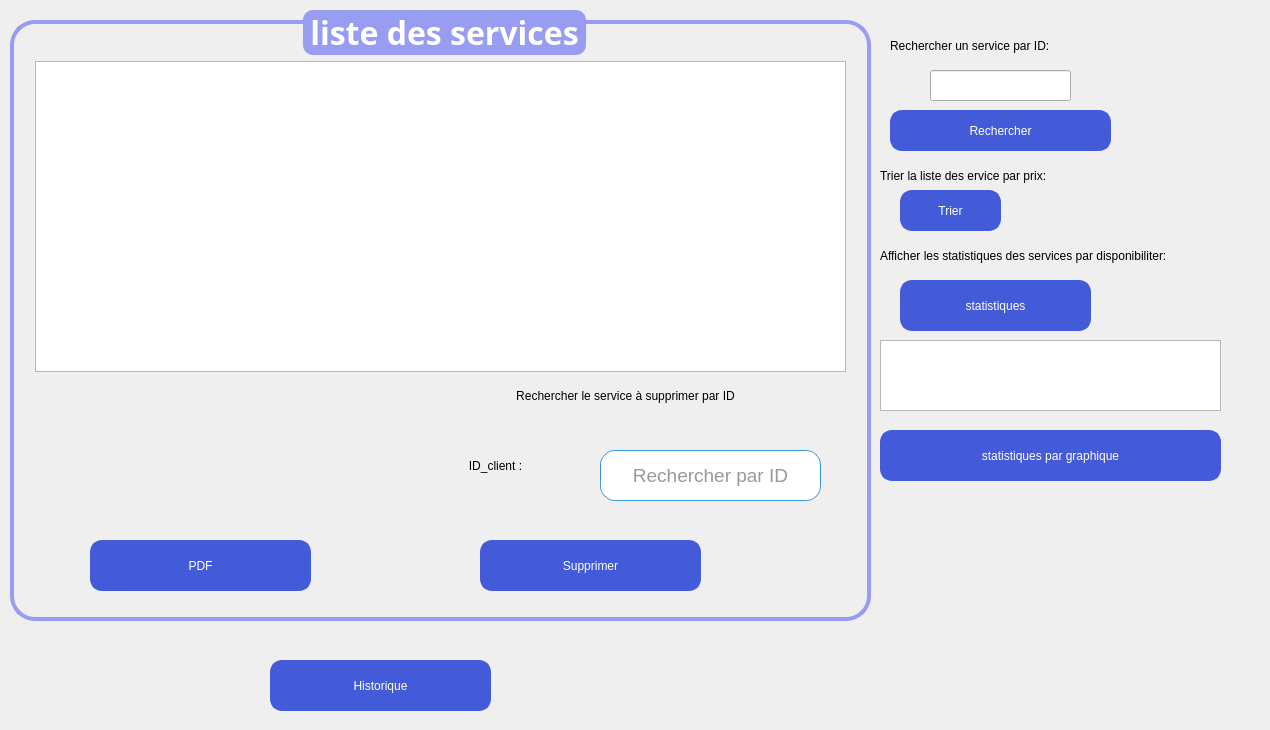
    <widget class="QWidget" name="afficher">
     <attribute name="title">
      <string>Liste</string>
     </attribute>
     <widget class="QGroupBox" name="groupBox_2">
      <property name="geometry">
       <rect>
        <x>10</x>
        <y>10</y>
        <width>861</width>
        <height>611</height>
       </rect>
      </property>
      <property name="font">
       <font>
        <family>Trebuchet MS</family>
        <pointsize>24</pointsize>
        <bold>true</bold>
       </font>
      </property>
      <property name="styleSheet">
       <string notr="true">/* Style de base pour la QGroupBox */
QGroupBox {
    border: 4px solid #999DF2; /* Bordure de la même couleur que le fond du titre */
    border-radius: 25px; /* Coins arrondis */
    margin-top: 10px; /* Marge en haut */
}

/* Style du titre de la QGroupBox */
QGroupBox::title {
    subcontrol-origin: margin;
    subcontrol-position: top center;
    padding: 0 3px;
    background-color: #999DF2; /* Fond remplacé par #999DF2 */
    color: #ffffff; /* Texte blanc pour le titre */
    border-radius: 10px; /* Coins arrondis du titre */
}

/* Style des QLabel à l'intérieur de la QGroupBox */
QLabel {
    color: #000000; /* Couleur du texte */
}

/* Style des QRadioButton à l'intérieur de la QGroupBox */
QRadioButton {
    color: #333333; /* Couleur du texte */
}

/* Style des QComboBox à l'intérieur de la QGroupBox */
QComboBox {
    background-color: #ffffff; /* Fond blanc */
    color: #333333; /* Couleur du texte */
    border: 1px solid #3498db; /* Bordure bleue */
    border-radius: 3px; /* Coins arrondis */
    padding: 2px; /* Espacement interne */
}

/* Style des QLineEdit à l'intérieur de la QGroupBox */
QLineEdit {
    background-color: #ffffff; /* Fond blanc */
    color: #333333; /* Couleur du texte */
    border: 1px solid #3498db; /* Bordure bleue */
    border-radius: 3px; /* Coins arrondis */
    padding: 2px; /* Espacement interne */
}

/* Style des QSpinBox à l'intérieur de la QGroupBox */
QSpinBox {
    background-color: #ffffff; /* Fond blanc */
    color: #333333; /* Couleur du texte */
    border: 1px solid #3498db; /* Bordure bleue */
    border-radius: 3px; /* Coins arrondis */
    padding: 2px; /* Espacement interne */
}

/* Style général pour les widgets lorsqu'ils sont désactivés */
QWidget:disabled {
    background-color: #f0f0f0; /* Fond gris clair pour les widgets désactivés */
    color: #a0a0a0; /* Couleur du texte grise pour les widgets désactivés */
}</string>
      </property>
      <property name="title">
       <string>liste des services</string>
      </property>
      <property name="alignment">
       <set>Qt::AlignmentFlag::AlignCenter</set>
      </property>
      <widget class="QTableView" name="tableView">
       <property name="geometry">
        <rect>
         <x>25</x>
         <y>51</y>
         <width>811</width>
         <height>311</height>
        </rect>
       </property>
      </widget>
      <widget class="QLineEdit" name="lineedit_id_rech">
       <property name="geometry">
        <rect>
         <x>590</x>
         <y>440</y>
         <width>221</width>
         <height>51</height>
        </rect>
       </property>
       <property name="font">
        <font>
         <pointsize>14</pointsize>
        </font>
       </property>
       <property name="styleSheet">
        <string notr="true">border-radius :15px</string>
       </property>
       <property name="alignment">
        <set>Qt::AlignmentFlag::AlignCenter</set>
       </property>
       <property name="placeholderText">
        <string>Rechercher par ID</string>
       </property>
      </widget>
      <widget class="QLabel" name="label_49">
       <property name="geometry">
        <rect>
         <x>420</x>
         <y>370</y>
         <width>391</width>
         <height>31</height>
        </rect>
       </property>
       <property name="styleSheet">
        <string notr="true">font: italic 14pt &quot;Times New Roman&quot;;
border-radius :15px</string>
       </property>
       <property name="text">
        <string>Rechercher le service à supprimer par ID</string>
       </property>
       <property name="alignment">
        <set>Qt::AlignmentFlag::AlignCenter</set>
       </property>
      </widget>
      <widget class="QLabel" name="label_48">
       <property name="geometry">
        <rect>
         <x>410</x>
         <y>440</y>
         <width>151</width>
         <height>31</height>
        </rect>
       </property>
       <property name="styleSheet">
        <string notr="true">font: italic 14pt &quot;Times New Roman&quot;;
border-radius :15px</string>
       </property>
       <property name="text">
        <string>ID_client :</string>
       </property>
       <property name="alignment">
        <set>Qt::AlignmentFlag::AlignCenter</set>
       </property>
      </widget>
      <widget class="QPushButton" name="supprimerButton">
       <property name="geometry">
        <rect>
         <x>470</x>
         <y>530</y>
         <width>221</width>
         <height>51</height>
        </rect>
       </property>
       <property name="styleSheet">
        <string notr="true">/* Style de base pour le QPushButton */
QPushButton {
    background-color: #435AD9;  /* Bleu vif pour un look frais et moderne */
    color: #ffffff;              /* Texte blanc */
    border: 3px solid #435AD9;  /* Bordure de la même couleur que le fond */
    border-radius: 12px;        /* Coins arrondis */
    padding: 8px 12px;          /* Espacement interne */
    font: 75 18pt &quot;Times New Roman&quot;; /* Police en gras */
}

/* Style du QPushButton lorsqu'il est survolé */
QPushButton:hover {
    background-color: #5f7cd8;   /* Bleu plus clair au survol */
    border: 3px solid #5f7cd8;   /* Bordure de la même couleur que le fond survolé */
}

/* Style du QPushButton lorsqu'il est pressé (clic) */
QPushButton:pressed {
    background-color: #3b4fbf;   /* Bleu foncé au clic */
    border: 3px solid #3b4fbf;   /* Bordure de la même couleur que le fond pressé */
}

/* Style du QPushButton lorsqu'il est en focus (tabulation) */
QPushButton:focus {
    outline: none;               /* Supprimer le contour par défaut */
    border: 2px solid #2e8a56;  /* Bordure plus foncée lorsqu'en focus */
}

/* Style du QPushButton lorsqu'il est désactivé */
QPushButton:disabled {
    background-color: #b0b0b0;   /* Fond gris clair pour les boutons désactivés */
    color: #707070;              /* Couleur du texte grise pour les boutons désactivés */
    border: 2px solid #b0b0b0;   /* Bordure grise pour les boutons désactivés */
}

/* Style général pour les widgets lorsqu'ils sont désactivés */
QWidget:disabled {
    background-color: #f0f0f0;   /* Fond gris clair pour les widgets désactivés */
    color: #a0a0a0;              /* Couleur du texte grise pour les widgets désactivés */
}
</string>
       </property>
       <property name="text">
        <string>Supprimer</string>
       </property>
      </widget>
      <widget class="QPushButton" name="pb_pdf">
       <property name="geometry">
        <rect>
         <x>80</x>
         <y>530</y>
         <width>221</width>
         <height>51</height>
        </rect>
       </property>
       <property name="styleSheet">
        <string notr="true">/* Style de base pour le QPushButton */
QPushButton {
    background-color: #435AD9;  /* Bleu vif pour un look frais et moderne */
    color: #ffffff;              /* Texte blanc */
    border: 3px solid #435AD9;  /* Bordure de la même couleur que le fond */
    border-radius: 12px;        /* Coins arrondis */
    padding: 8px 12px;          /* Espacement interne */
    font: 75 18pt &quot;Times New Roman&quot;; /* Police en gras */
}

/* Style du QPushButton lorsqu'il est survolé */
QPushButton:hover {
    background-color: #5f7cd8;   /* Bleu plus clair au survol */
    border: 3px solid #5f7cd8;   /* Bordure de la même couleur que le fond survolé */
}

/* Style du QPushButton lorsqu'il est pressé (clic) */
QPushButton:pressed {
    background-color: #3b4fbf;   /* Bleu foncé au clic */
    border: 3px solid #3b4fbf;   /* Bordure de la même couleur que le fond pressé */
}

/* Style du QPushButton lorsqu'il est en focus (tabulation) */
QPushButton:focus {
    outline: none;               /* Supprimer le contour par défaut */
    border: 2px solid #2e8a56;  /* Bordure plus foncée lorsqu'en focus */
}

/* Style du QPushButton lorsqu'il est désactivé */
QPushButton:disabled {
    background-color: #b0b0b0;   /* Fond gris clair pour les boutons désactivés */
    color: #707070;              /* Couleur du texte grise pour les boutons désactivés */
    border: 2px solid #b0b0b0;   /* Bordure grise pour les boutons désactivés */
}

/* Style général pour les widgets lorsqu'ils sont désactivés */
QWidget:disabled {
    background-color: #f0f0f0;   /* Fond gris clair pour les widgets désactivés */
    color: #a0a0a0;              /* Couleur du texte grise pour les widgets désactivés */
}
</string>
       </property>
       <property name="text">
        <string>PDF</string>
       </property>
      </widget>
     </widget>
     <widget class="QLabel" name="label_21">
      <property name="geometry">
       <rect>
        <x>890</x>
        <y>30</y>
        <width>351</width>
        <height>31</height>
       </rect>
      </property>
      <property name="styleSheet">
       <string notr="true">font: italic 14pt &quot;Times New Roman&quot;;
border-radius :15px</string>
      </property>
      <property name="text">
       <string>Rechercher un service par ID:</string>
      </property>
     </widget>
     <widget class="QLabel" name="label_22">
      <property name="geometry">
       <rect>
        <x>880</x>
        <y>160</y>
        <width>341</width>
        <height>31</height>
       </rect>
      </property>
      <property name="styleSheet">
       <string notr="true">font: italic 14pt &quot;Times New Roman&quot;;
border-radius :15px</string>
      </property>
      <property name="text">
       <string>Trier la liste des ervice par prix:</string>
      </property>
     </widget>
     <widget class="QLabel" name="label_23">
      <property name="geometry">
       <rect>
        <x>880</x>
        <y>240</y>
        <width>381</width>
        <height>31</height>
       </rect>
      </property>
      <property name="styleSheet">
       <string notr="true">font: italic 14pt &quot;Times New Roman&quot;;
border-radius :15px</string>
      </property>
      <property name="text">
       <string>Afficher les statistiques des services par disponibiliter:</string>
      </property>
     </widget>
     <widget class="QPushButton" name="rechercherButton">
      <property name="geometry">
       <rect>
        <x>890</x>
        <y>110</y>
        <width>221</width>
        <height>41</height>
       </rect>
      </property>
      <property name="styleSheet">
       <string notr="true">/* Style de base pour le QPushButton */
QPushButton {
    background-color: #435AD9;  /* Bleu vif pour un look frais et moderne */
    color: #ffffff;              /* Texte blanc */
    border: 3px solid #435AD9;  /* Bordure de la même couleur que le fond */
    border-radius: 12px;        /* Coins arrondis */
    padding: 8px 12px;          /* Espacement interne */
    font: 75 18pt &quot;Times New Roman&quot;; /* Police en gras */
}

/* Style du QPushButton lorsqu'il est survolé */
QPushButton:hover {
    background-color: #5f7cd8;   /* Bleu plus clair au survol */
    border: 3px solid #5f7cd8;   /* Bordure de la même couleur que le fond survolé */
}

/* Style du QPushButton lorsqu'il est pressé (clic) */
QPushButton:pressed {
    background-color: #3b4fbf;   /* Bleu foncé au clic */
    border: 3px solid #3b4fbf;   /* Bordure de la même couleur que le fond pressé */
}

/* Style du QPushButton lorsqu'il est en focus (tabulation) */
QPushButton:focus {
    outline: none;               /* Supprimer le contour par défaut */
    border: 2px solid #2e8a56;  /* Bordure plus foncée lorsqu'en focus */
}

/* Style du QPushButton lorsqu'il est désactivé */
QPushButton:disabled {
    background-color: #b0b0b0;   /* Fond gris clair pour les boutons désactivés */
    color: #707070;              /* Couleur du texte grise pour les boutons désactivés */
    border: 2px solid #b0b0b0;   /* Bordure grise pour les boutons désactivés */
}

/* Style général pour les widgets lorsqu'ils sont désactivés */
QWidget:disabled {
    background-color: #f0f0f0;   /* Fond gris clair pour les widgets désactivés */
    color: #a0a0a0;              /* Couleur du texte grise pour les widgets désactivés */
}
</string>
      </property>
      <property name="text">
       <string>Rechercher</string>
      </property>
     </widget>
     <widget class="QLineEdit" name="l5">
      <property name="geometry">
       <rect>
        <x>930</x>
        <y>70</y>
        <width>141</width>
        <height>31</height>
       </rect>
      </property>
     </widget>
     <widget class="QPushButton" name="trierButton">
      <property name="geometry">
       <rect>
        <x>900</x>
        <y>190</y>
        <width>101</width>
        <height>41</height>
       </rect>
      </property>
      <property name="styleSheet">
       <string notr="true">/* Style de base pour le QPushButton */
QPushButton {
    background-color: #435AD9;  /* Bleu vif pour un look frais et moderne */
    color: #ffffff;              /* Texte blanc */
    border: 3px solid #435AD9;  /* Bordure de la même couleur que le fond */
    border-radius: 12px;        /* Coins arrondis */
    padding: 8px 12px;          /* Espacement interne */
    font: 75 18pt &quot;Times New Roman&quot;; /* Police en gras */
}

/* Style du QPushButton lorsqu'il est survolé */
QPushButton:hover {
    background-color: #5f7cd8;   /* Bleu plus clair au survol */
    border: 3px solid #5f7cd8;   /* Bordure de la même couleur que le fond survolé */
}

/* Style du QPushButton lorsqu'il est pressé (clic) */
QPushButton:pressed {
    background-color: #3b4fbf;   /* Bleu foncé au clic */
    border: 3px solid #3b4fbf;   /* Bordure de la même couleur que le fond pressé */
}

/* Style du QPushButton lorsqu'il est en focus (tabulation) */
QPushButton:focus {
    outline: none;               /* Supprimer le contour par défaut */
    border: 2px solid #2e8a56;  /* Bordure plus foncée lorsqu'en focus */
}

/* Style du QPushButton lorsqu'il est désactivé */
QPushButton:disabled {
    background-color: #b0b0b0;   /* Fond gris clair pour les boutons désactivés */
    color: #707070;              /* Couleur du texte grise pour les boutons désactivés */
    border: 2px solid #b0b0b0;   /* Bordure grise pour les boutons désactivés */
}

/* Style général pour les widgets lorsqu'ils sont désactivés */
QWidget:disabled {
    background-color: #f0f0f0;   /* Fond gris clair pour les widgets désactivés */
    color: #a0a0a0;              /* Couleur du texte grise pour les widgets désactivés */
}
</string>
      </property>
      <property name="text">
       <string>Trier</string>
      </property>
     </widget>
     <widget class="QPushButton" name="statistiqueButton">
      <property name="geometry">
       <rect>
        <x>900</x>
        <y>280</y>
        <width>191</width>
        <height>51</height>
       </rect>
      </property>
      <property name="styleSheet">
       <string notr="true">/* Style de base pour le QPushButton */
QPushButton {
    background-color: #435AD9;  /* Bleu vif pour un look frais et moderne */
    color: #ffffff;              /* Texte blanc */
    border: 3px solid #435AD9;  /* Bordure de la même couleur que le fond */
    border-radius: 12px;        /* Coins arrondis */
    padding: 8px 12px;          /* Espacement interne */
    font: 75 18pt &quot;Times New Roman&quot;; /* Police en gras */
}

/* Style du QPushButton lorsqu'il est survolé */
QPushButton:hover {
    background-color: #5f7cd8;   /* Bleu plus clair au survol */
    border: 3px solid #5f7cd8;   /* Bordure de la même couleur que le fond survolé */
}

/* Style du QPushButton lorsqu'il est pressé (clic) */
QPushButton:pressed {
    background-color: #3b4fbf;   /* Bleu foncé au clic */
    border: 3px solid #3b4fbf;   /* Bordure de la même couleur que le fond pressé */
}

/* Style du QPushButton lorsqu'il est en focus (tabulation) */
QPushButton:focus {
    outline: none;               /* Supprimer le contour par défaut */
    border: 2px solid #2e8a56;  /* Bordure plus foncée lorsqu'en focus */
}

/* Style du QPushButton lorsqu'il est désactivé */
QPushButton:disabled {
    background-color: #b0b0b0;   /* Fond gris clair pour les boutons désactivés */
    color: #707070;              /* Couleur du texte grise pour les boutons désactivés */
    border: 2px solid #b0b0b0;   /* Bordure grise pour les boutons désactivés */
}

/* Style général pour les widgets lorsqu'ils sont désactivés */
QWidget:disabled {
    background-color: #f0f0f0;   /* Fond gris clair pour les widgets désactivés */
    color: #a0a0a0;              /* Couleur du texte grise pour les widgets désactivés */
}
</string>
      </property>
      <property name="text">
       <string>statistiques</string>
      </property>
     </widget>
     <widget class="QListWidget" name="listWidget">
      <property name="geometry">
       <rect>
        <x>880</x>
        <y>340</y>
        <width>341</width>
        <height>71</height>
       </rect>
      </property>
     </widget>
     <widget class="QWidget" name="verticalLayoutWidget">
      <property name="geometry">
       <rect>
        <x>890</x>
        <y>490</y>
        <width>361</width>
        <height>231</height>
       </rect>
      </property>
      <layout class="QVBoxLayout" name="verticalLayout"/>
     </widget>
     <widget class="QPushButton" name="statistiqueButton_2">
      <property name="geometry">
       <rect>
        <x>880</x>
        <y>430</y>
        <width>341</width>
        <height>51</height>
       </rect>
      </property>
      <property name="styleSheet">
       <string notr="true">/* Style de base pour le QPushButton */
QPushButton {
    background-color: #435AD9;  /* Bleu vif pour un look frais et moderne */
    color: #ffffff;              /* Texte blanc */
    border: 3px solid #435AD9;  /* Bordure de la même couleur que le fond */
    border-radius: 12px;        /* Coins arrondis */
    padding: 8px 12px;          /* Espacement interne */
    font: 75 18pt &quot;Times New Roman&quot;; /* Police en gras */
}

/* Style du QPushButton lorsqu'il est survolé */
QPushButton:hover {
    background-color: #5f7cd8;   /* Bleu plus clair au survol */
    border: 3px solid #5f7cd8;   /* Bordure de la même couleur que le fond survolé */
}

/* Style du QPushButton lorsqu'il est pressé (clic) */
QPushButton:pressed {
    background-color: #3b4fbf;   /* Bleu foncé au clic */
    border: 3px solid #3b4fbf;   /* Bordure de la même couleur que le fond pressé */
}

/* Style du QPushButton lorsqu'il est en focus (tabulation) */
QPushButton:focus {
    outline: none;               /* Supprimer le contour par défaut */
    border: 2px solid #2e8a56;  /* Bordure plus foncée lorsqu'en focus */
}

/* Style du QPushButton lorsqu'il est désactivé */
QPushButton:disabled {
    background-color: #b0b0b0;   /* Fond gris clair pour les boutons désactivés */
    color: #707070;              /* Couleur du texte grise pour les boutons désactivés */
    border: 2px solid #b0b0b0;   /* Bordure grise pour les boutons désactivés */
}

/* Style général pour les widgets lorsqu'ils sont désactivés */
QWidget:disabled {
    background-color: #f0f0f0;   /* Fond gris clair pour les widgets désactivés */
    color: #a0a0a0;              /* Couleur du texte grise pour les widgets désactivés */
}
</string>
      </property>
      <property name="text">
       <string>statistiques par graphique</string>
      </property>
     </widget>
     <widget class="QPushButton" name="pb_historiqueService">
      <property name="geometry">
       <rect>
        <x>270</x>
        <y>660</y>
        <width>221</width>
        <height>51</height>
       </rect>
      </property>
      <property name="styleSheet">
       <string notr="true">/* Style de base pour le QPushButton */
QPushButton {
    background-color: #435AD9;  /* Bleu vif pour un look frais et moderne */
    color: #ffffff;              /* Texte blanc */
    border: 3px solid #435AD9;  /* Bordure de la même couleur que le fond */
    border-radius: 12px;        /* Coins arrondis */
    padding: 8px 12px;          /* Espacement interne */
    font: 75 18pt &quot;Times New Roman&quot;; /* Police en gras */
}

/* Style du QPushButton lorsqu'il est survolé */
QPushButton:hover {
    background-color: #5f7cd8;   /* Bleu plus clair au survol */
    border: 3px solid #5f7cd8;   /* Bordure de la même couleur que le fond survolé */
}

/* Style du QPushButton lorsqu'il est pressé (clic) */
QPushButton:pressed {
    background-color: #3b4fbf;   /* Bleu foncé au clic */
    border: 3px solid #3b4fbf;   /* Bordure de la même couleur que le fond pressé */
}

/* Style du QPushButton lorsqu'il est en focus (tabulation) */
QPushButton:focus {
    outline: none;               /* Supprimer le contour par défaut */
    border: 2px solid #2e8a56;  /* Bordure plus foncée lorsqu'en focus */
}

/* Style du QPushButton lorsqu'il est désactivé */
QPushButton:disabled {
    background-color: #b0b0b0;   /* Fond gris clair pour les boutons désactivés */
    color: #707070;              /* Couleur du texte grise pour les boutons désactivés */
    border: 2px solid #b0b0b0;   /* Bordure grise pour les boutons désactivés */
}

/* Style général pour les widgets lorsqu'ils sont désactivés */
QWidget:disabled {
    background-color: #f0f0f0;   /* Fond gris clair pour les widgets désactivés */
    color: #a0a0a0;              /* Couleur du texte grise pour les widgets désactivés */
}
</string>
      </property>
      <property name="text">
       <string>Historique</string>
      </property>
     </widget>
    </widget>
